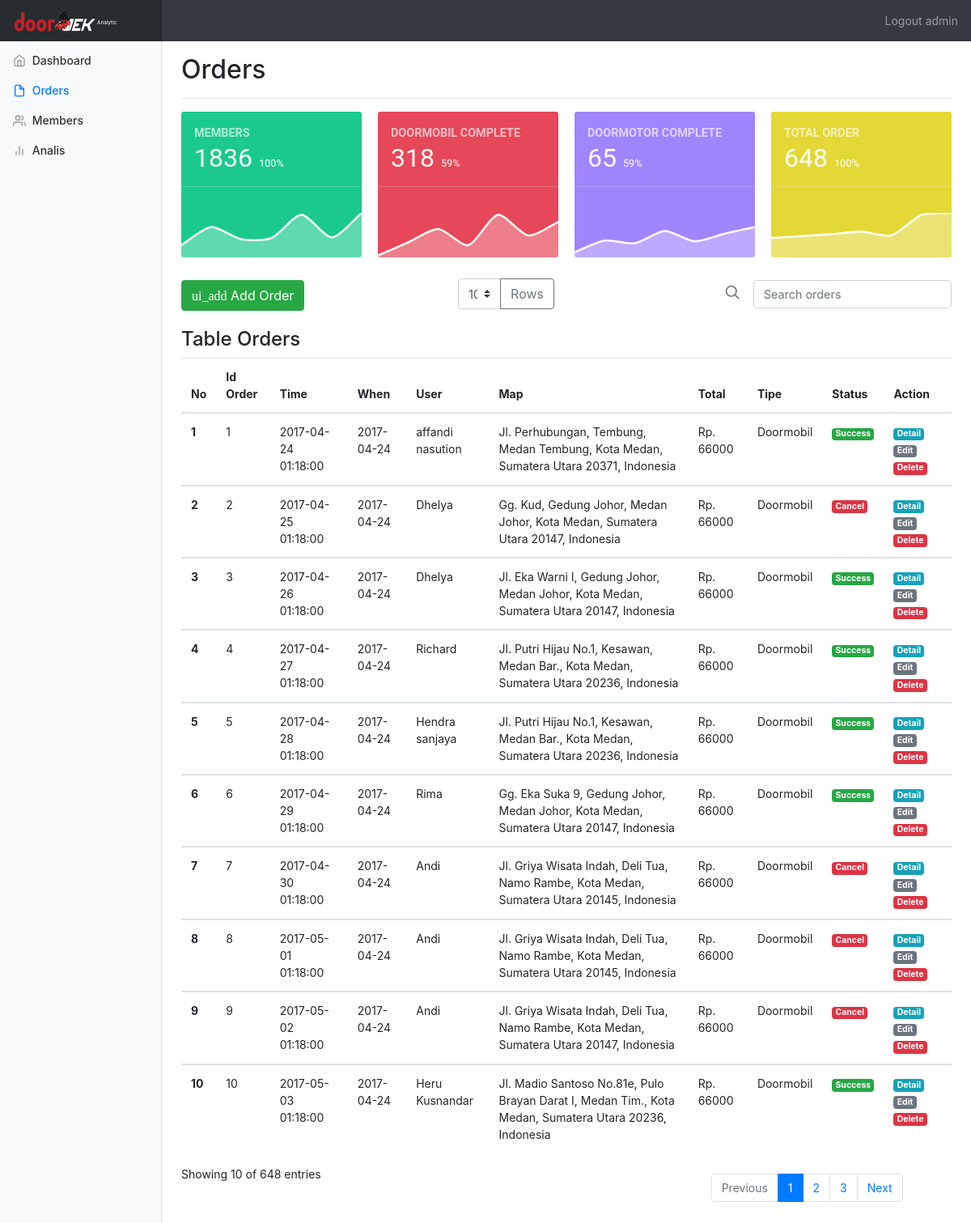
Screenshot of /admin/orders.php (signed in) with the database file from the repository.
### tables this page shows
CREATE TABLE `transaksi` (
  `id_order` int(8) NOT NULL,
  `id_member` int(8) NOT NULL,
  `id_produk` int(8) NOT NULL,
  `alamatorder` text NOT NULL,
  `note` text NOT NULL,
  `id_layanan` int(8) NOT NULL,
  `status` enum('1','3','4','') NOT NULL,
  `dateorder` date NOT NULL,
  `time` time NOT NULL,
  `total` int(50) NOT NULL,
  `id_vehicle` int(8) NOT NULL,
  `id_payment` int(8) NOT NULL,
  `createdate` timestamp NOT NULL DEFAULT CURRENT_TIMESTAMP ON UPDATE CURRENT_TIMESTAMP
);

CREATE TABLE `member` (
  `id_member` int(8) NOT NULL,
  `email` varchar(50) NOT NULL,
  `nama` varchar(256) NOT NULL,
  `alamat` varchar(256) NOT NULL,
  `nohp` char(16) NOT NULL,
  `createdatemember` timestamp NOT NULL DEFAULT CURRENT_TIMESTAMP ON UPDATE CURRENT_TIMESTAMP,
  `password` varchar(256) NOT NULL
);

CREATE TABLE `produk` (
  `id_produk` int(8) NOT NULL,
  `produk_name` varchar(50) NOT NULL,
  `produk_price` char(50) NOT NULL,
  `produk_time` int(50) NOT NULL,
  `id_layanan` int(208) NOT NULL
);

CREATE TABLE `layanan` (
  `id_layanan` int(8) NOT NULL,
  `layanan_name` varchar(11) NOT NULL
);

### admin/orders.php (the view, shortened to what this page needs)
<?php include "header.php";?>
<?php
$limit = 10;
$queryorder = mysqli_query($conn, "SELECT * FROM transaksi LEFT JOIN member ON member.id_member = transaksi.id_member INNER JOIN layanan ON layanan.id_layanan = transaksi.id_layanan INNER JOIN produk ON produk.id_produk = transaksi.id_produk ORDER BY transaksi.id_order LIMIT  $limit");
?>
    <div class="container-fluid">
      <div class="row">
        <nav class="col-md-2 d-none d-md-block bg-light sidebar">
          <div class="sidebar-sticky">
            <ul class="nav flex-column">
              <li class="nav-item">
                <a class="nav-link" href="index.php">
                  <span data-feather="home"></span>
                  Dashboard <span class="sr-only">(current)</span>
                </a>
              </li>
              <li class="nav-item">
                <a class="nav-link active" href="orders.php">
                  <span data-feather="file"></span>
                  Orders
                </a>
              </li>
              <li class="nav-item">
                <a class="nav-link" href="members.php">
                  <span data-feather="users"></span>
                  Members
                </a>
              </li>
              <li class="nav-item">
                <a class="nav-link" href="analis.php">
                  <span data-feather="bar-chart-2"></span>
                  Analis
                </a>
              </li>
            </ul>
          </div>
        </nav>
        <main role="main" class="col-md-9 ml-sm-auto col-lg-10 pt-3 px-4">
          <div class="d-flex justify-content-between flex-wrap flex-md-nowrap align-items-center pb-2 mb-3 border-bottom">
            <h1 class="h2">Orders</h1>
          </div>
          <div class="dh brg">
            <div class="eq fp afd amk asi">
              <div class="brh bpn"><iframe class="chartjs-hidden-iframe" tabindex="-1" style="display: block; overflow: hidden; border: 0px; margin: 0px; top: 0px; left: 0px; bottom: 0px; right: 0px; height: 100%; width: 100%; position: absolute; pointer-events: none; z-index: -1;"></iframe>
                <div class="ago">
                  <span class="bpi"><b>MEMBERS</b></span>
                  <h2 class="bph">
                   <?php echo $jumlahmember ; ?>
                    <small class="bpj bpk">
                    <?php
                      $persen = $jumlahmember /$jumlahmember;
                      $persen2 = round($persen *100);
                      echo $persen2.'%';
                    ?>
                    </small>
                  </h2>
                  <hr class="bpr aei">
                </div>
                <img src="../assets/img/download1.png" class="img-fluid" alt="Responsive image">
              </div>
            </div>
            <div class="eq fp afd amk asi">
              <div class="brh bpq"><iframe class="chartjs-hidden-iframe" tabindex="-1" style="display: block; overflow: hidden; border: 0px; margin: 0px; top: 0px; left: 0px; bottom: 0px; right: 0px; height: 100%; width: 100%; position: absolute; pointer-events: none; z-index: -1;"></iframe>
                <div class="ago">
                  <span class="bpi"><b>DOORMOBIL COMPLETE</b></span>
                  <h2 class="bph">
                    <?php echo $jumlahdoormobil; ?>
                    <small class="bpj bpl">
                      <?php
                      $persen = $jumlahdoormobil /$totaldoormobil;
                      $persen2 = round($persen *100);
                      echo $persen2;
                    ?>%
                    </small>
                  </h2>
                  <hr class="bpr aei">
                </div>
                <img src="../assets/img/download2.png" class="img-fluid" alt="Responsive image">
              </div>
            </div>
            <div class="eq fp afd amk asi">
              <div class="brh bpo"><iframe class="chartjs-hidden-iframe" tabindex="-1" style="display: block; overflow: hidden; border: 0px; margin: 0px; top: 0px; left: 0px; bottom: 0px; right: 0px; height: 100%; width: 100%; position: absolute; pointer-events: none; z-index: -1;"></iframe>
                <div class="ago">
                  <span class="bpi"><b>DOORMOTOR COMPLETE</b></span>
                  <h2 class="bph">
                    <?php echo $jumlahdoormotor; ?>
                    <small class="bpj bpk">
                    <?php
                      $persen = $jumlahdoormotor /$totaldoormotor;
                      $persen2 = round($persen *100);
                      echo $persen2;
                    ?>%
                    </small>
                  </h2>
                  <hr class="bpr aei">
                </div>
                <img src="../assets/img/download3.png"  class="img-fluid" alt="Responsive image">
              </div>
            </div>
            <div class="eq fp afd amk asi">
              <div class="brh bpp"><iframe class="chartjs-hidden-iframe" tabindex="-1" style="display: block; overflow: hidden; border: 0px; margin: 0px; top: 0px; left: 0px; bottom: 0px; right: 0px; height: 100%; width: 100%; position: absolute; pointer-events: none; z-index: -1;"></iframe>
                <div class="ago">
                  <span class="bpi"><b>TOTAL ORDER</b></span>
                  <h2 class="bph">
                    <?php echo $jumlahorder ; ?>
                    <small class="bpj bpl">
                    <?php
                      $persen = $jumlahorder/$jumlahorder;
                      $persen2 = round($persen *100);
                      echo $persen2;
                    ?>%
                    </small>
                  </h2>
                  <hr class="bpr aei">
                </div>
                <img src="../assets/img/download4.png" class="img-fluid" alt="Responsive image">
              </div>
            </div>
          </div>
<div class="row flex-nowrap justify-content-between align-items-center">
          <div class="col-4 pt-1">
            <a href="pilihmemberorder.php" ><button class="btn btn-success my-2 my-sm-0"><i class="icofont">ui_add</i> Add Order</button></a>
          </div>
          <div class="col-4 text-center">
          <form action="<?php $_SERVER['PHP_SELF'];?>" method="POST">
            <div class="input-group col col-lg-6">
            <select name="maxrows" class="custom-select" id="inputGroupSelect04">
              <option value="10">10</option>
            </select>
            <div class="input-group-append">
              <button name="maxrows2" class="btn btn-outline-secondary" type="submit">Rows</button>
            </div>
            </div>
          </form>
          </div>
          <form action="<?php $_SERVER['PHP_SELF'];?>" method="get" class="col-4 d-flex justify-content-end align-items-center">
            <a class="text-muted" href="#">
              <svg xmlns="http://www.w3.org/2000/svg" width="20" height="20" viewBox="0 0 24 24" fill="none" stroke="currentColor" stroke-width="2" stroke-linecap="round" stroke-linejoin="round" class="mx-3"><circle cx="10.5" cy="10.5" r="7.5"></circle><line x1="21" y1="21" x2="15.8" y2="15.8"></line></svg>
            </a>
            <input type="text" class="form-control bsx" name="search" placeholder="Search orders">
          </form>
</div>
<br>
          <h4>Table Orders</h4>
          <div class="table-responsive">
            <table class="table table-hover ">
              <thead class="">
                <tr>
                  <th>No</th>
                  <th>Id Order</th>
                  <th>Time</th>
                  <th>When</th>
                  <th>User</th>
                  <th>Map</th>
                  <th>Total</th>
                  <th>Tipe</th>
                  <th>Status</th>
                  <th>Action</th>
                </tr>
              </thead>
<?php
$i=1;
  while($order = mysqli_fetch_array($queryorder))
  {
                echo '<tbody>';
                echo '<tr>';
                  echo '<th scope="row">'.$i.'</th>';
                  echo '<td>' . $order['id_order'].'</td>';
                  echo '<td>' . $order['createdate'].'</td>';
                  echo '<td>' . $order['dateorder'].'</td>';
                  echo '<td>' . $order['nama'].'</td>';
                  echo '<td>' . $order['alamatorder'].'</td>';
                  echo '<td> Rp. ' . $order['produk_price'].'</td>';
                  echo '<td>' . $order['layanan_name'].'</td>';
                  if ($order['status'] == 1){
                    echo '<td><span class="badge badge-warning">OnProgress</span></td>';
                  } else if($order['status'] == 3) {
                    echo '<td><span class="badge badge-success">Success</span></td>';
                  } else {
                    echo '<td><span class="badge badge-danger">Cancel</span></td>';
                  }
                  echo '<td><a href="detailorder.php?code='.$order["id_order"].'" class="badge badge-info">Detail</a> <a href="editorder.php?editorder='.$order['id_order'].'" class="badge badge-secondary">Edit</a> <a href=d_order.php?code='.$order["id_order"].'" class="badge badge-danger">Delete</a></td>';
                echo '</tr>';
              echo '</tbody>';
              $i++;
  }
$jumlahsearch = mysqli_num_rows($queryorder);
?>
            </table>
          </div>
<div class="row">
  <div class="col-12 col-md-8">Showing <?php echo $jumlahsearch ; ?> of  <?php echo $jumlahorder ; ?> entries</div>
  <div class="col-6 col-md-4">
  <nav aria-label="...">
  <ul class="pagination">
    <li class="page-item disabled">
      <a class="page-link" href="#" tabindex="-1">Previous</a>
    </li>
    <li class="page-item active"><a class="page-link" href="#">1</a></li>
    <li class="page-item ">
      <a class="page-link" href="#">2 <span class="sr-only">(current)</span></a>
    </li>
    <li class="page-item"><a class="page-link" href="#">3</a></li>
    <li class="page-item">
      <a class="page-link" href="#">Next</a>
    </li>
  </ul>
</nav>
</div>
        </main>
      </div>
    </div>
  </body>
</html>

### admin/header.php (shortened to what this page needs)
<?php include"../config.php"; ?>
<?php
if(isset($_SESSION['userSession']) === true)
{
  $session_active = $_SESSION['userSession'];
  $sql = mysqli_query($conn, "SELECT * FROM admin WHERE email='$session_active'");
  $rows = mysqli_fetch_array($sql);
  $namaOn = $rows['nama'];
}
?>
<?php
$queryall = mysqli_query($conn, "SELECT * FROM member");
$jumlahmember = mysqli_num_rows($queryall);
?>
<?php
$queryorderall = mysqli_query($conn, "SELECT * FROM transaksi");
$jumlahorder = mysqli_num_rows($queryorderall);
?>
<?php
$querydoormotor2 = mysqli_query($conn, "SELECT * FROM transaksi WHERE id_layanan='2'");
$totaldoormotor = mysqli_num_rows($querydoormotor2);
$querydoormotor = mysqli_query($conn, "SELECT * FROM transaksi WHERE id_layanan='2' && status='3'");
$jumlahdoormotor = mysqli_num_rows($querydoormotor);
?>
<?php
$querydoormobil2 = mysqli_query($conn, "SELECT * FROM transaksi WHERE id_layanan='1'");
$totaldoormobil = mysqli_num_rows($querydoormobil2);
$querydoormobil = mysqli_query($conn, "SELECT * FROM transaksi WHERE id_layanan='1' && status='3'");
$jumlahdoormobil = mysqli_num_rows($querydoormobil);
?>
<!doctype html>
<html lang="en">
  <head>
    <link href="../assets/css/bootstrap.min.css" rel="stylesheet">
    <link rel="stylesheet" href="../assets/icofont/css/icofont.min.css">
    <link href="../dashboard.css" rel="stylesheet">
  </head>
  <body>
    <nav class="navbar navbar-dark sticky-top bg-dark flex-md-nowrap p-0">
      <a class="navbar-brand col-sm-3 col-md-2 mr-0" href="index.php"><img src="../assets/img/logo.png"><small>Analytic</small></a>
      <ul class="navbar-nav px-3">
        <li class="nav-item text-nowrap">
          <a class="nav-link" href="logout.php">Logout <?php echo $namaOn;?></a>
        </li>
      </ul>
    </nav>

### dashboard.css (style rules this page uses)
body { font-size: .875rem; }
.feather { width: 16px; height: 16px; vertical-align: text-bottom; }
.sidebar { position: fixed; top: 0; bottom: 0; left: 0; z-index: 100; padding: 0; box-shadow: inset -1px 0 0 rgba(0, 0, 0, .1); }
.sidebar-sticky { position: -webkit-sticky; position: sticky; top: 48px; height: calc(100vh - 48px); padding-top: .5rem; overflow-x: hidden; overflow-y: auto; }
.sidebar .nav-link { font-weight: 500; color: #333; }
.sidebar .nav-link .feather { margin-right: 4px; color: #999; }
.sidebar .nav-link.active { color: #007bff; }
.sidebar .nav-link:hover .feather, .sidebar .nav-link.active .feather { color: inherit; }
.navbar-brand { padding-top: .75rem; padding-bottom: .75rem; font-size: 1rem; background-color: rgba(0, 0, 0, .25); box-shadow: inset -1px 0 0 rgba(0, 0, 0, .25); }
.border-bottom { border-bottom: 1px solid #e5e5e5; }
small { font-size: 40%; }
small, .cr { font-size: 40%; font-weight: 400; }
.eq { -webkit-box-flex: 0; -ms-flex: 0 0 50%; flex: 0 0 50%; max-width: 50%; }
.fp { -webkit-box-flex: 0; -ms-flex: 0 0 25%; flex: 0 0 25%; max-width: 25%; }
.afd, .afa { margin-bottom: 1rem !important; }
.amk, .amh { margin-bottom: 1.5rem !important; }
.dk, .dl, .dm, .dn, .do, .dp, .dq, .dr, .ds, .dt, .du, .dv, .dj, .dw, .dx, .dy, .dz, .ea, .eb, .ec, .ed, .ee, .ef, .eg, .eh, .ei, .ej, .ek, .el, .em, .en, .eo, .ep, .eq, .er, .es, .et, .eu, .ev, .ew, .ex, .ey, .ez, .fa, .fb, .fc, .fd, .fe, .ff, .fg, .fh, .fi, .fj, .fk, .fl, .fm, .fn, .fo, .fp, .fq, .fr, .fs, .ft, .fu, .fv, .fw, .fx, .fy, .fz, .ga { position: relative; min-height: 1px; padding-right: 10px; padding-left: 10px; }
.bpn { background-color: rgb(27, 201, 142); }
.bpm, .bpn, .bpo, .bpp, .bpq { color: rgb(255, 255, 255); border-radius: 3px; font-family: Roboto, "Helvetica Neue", Helvetica, Arial, sans-serif; font-size: 0.9rem; font-weight: 300; line-height: 1.5; color: rgb(0, 0, 0); text-align: left; -webkit-tap-highlight-color: transparent; }
.ago { padding: 1rem !important; padding-top: 1rem !important; padding-right: 1rem !important; padding-bottom: 1rem !important; padding-left: 1rem !important; }
div { display: block; }
.bpm, .bpn, .bpo, .bpp, .bpq { color: rgb(255, 255, 255); border-radius: 3px; border-top-left-radius: 3px; border-top-right-radius: 3px; border-bottom-right-radius: 3px; border-bottom-left-radius: 3px; }
.dh { display: flex; flex-wrap: wrap; margin-right: -10px; margin-left: -10px; }
.bpm, .bpn, .bpo, .bpp, .bpq { color: #fff; border-radius: 3px; }
.bpm .bpl, .bpm .bpk, .bpm .bph, .bpn .bpl, .bpn .bpk, .bpn .bph, .bpo .bpl, .bpo .bpk, .bpo .bph, .bpp .bpl, .bpp .bpk, .bpp .bph, .bpq .bpl, .bpq .bpk, .bpq .bph { font-weight: normal; color: inherit; }
.bpm .bpi, .bpn .bpi, .bpo .bpi, .bpp .bpi, .bpq .bpi { font-weight: normal; color: rgba(255, 255, 255, 0.65); }
.bpm .bpr, .bpn .bpr, .bpo .bpr, .bpp .bpr, .bpq .bpr { margin-left: -1rem; margin-right: -1rem; border-top-color: rgba(255, 255, 255, 0.2); }
.bpn { background-color: #1BC98E; }
.bpo { background-color: #9F86FF; }
.bpp { background-color: #E4D836; }
.bpq { background-color: #E64759; }
*::before, *::after { box-sizing: border-box; }
input, textarea, select, button, meter, progress { -webkit-writing-mode: horizontal-tb !important; }
.form-control { display: block; width: 100%; padding: 0.375rem 0.75rem; font-size: 0.9rem; line-height: 1.5; color: #495057; background-color: #fff; background-clip: padding-box; border: 1px solid #ced4da; border-radius: 0.25rem; -webkit-transition: border-color 0.15s ease-in-out, box-shadow 0.15s ease-in-out; transition: border-color 0.15s ease-in-out, box-shadow 0.15s ease-in-out; }
button, input, optgroup, select, textarea { font-family: inherit; }
.page-item { float: right; margin-top: 10px; margin-bottom: 10px; }

### rows the page displays
transaksi: id_order "1", createdate "2017-04-24 01:18:00", dateorder "2017-04-24", id_member.nama "affandi nasution", alamatorder "Jl. Perhubungan, Tembung, Medan Tembung, Kota Medan, Sumatera Utara 20371, Indonesia", id_produk.produk_price "66000", id_layanan.layanan_name "Doormobil", status "Success"
transaksi: id_order "2", createdate "2017-04-25 01:18:00", dateorder "2017-04-24", id_member.nama "Dhelya", alamatorder "Gg. Kud, Gedung Johor, Medan Johor, Kota Medan, Sumatera Utara 20147, Indonesia", id_produk.produk_price "66000", id_layanan.layanan_name "Doormobil", status "Cancel"
transaksi: id_order "3", createdate "2017-04-26 01:18:00", dateorder "2017-04-24", id_member.nama "Dhelya", alamatorder "Jl. Eka Warni I, Gedung Johor, Medan Johor, Kota Medan, Sumatera Utara 20147, Indonesia", id_produk.produk_price "66000", id_layanan.layanan_name "Doormobil", status "Success"
transaksi: id_order "4", createdate "2017-04-27 01:18:00", dateorder "2017-04-24", id_member.nama "Richard", alamatorder "Jl. Putri Hijau No.1, Kesawan, Medan Bar., Kota Medan, Sumatera Utara 20236, Indonesia", id_produk.produk_price "66000", id_layanan.layanan_name "Doormobil", status "Success"
transaksi: id_order "5", createdate "2017-04-28 01:18:00", dateorder "2017-04-24", id_member.nama "Hendra sanjaya", alamatorder "Jl. Putri Hijau No.1, Kesawan, Medan Bar., Kota Medan, Sumatera Utara 20236, Indonesia", id_produk.produk_price "66000", id_layanan.layanan_name "Doormobil", status "Success"
transaksi: id_order "6", createdate "2017-04-29 01:18:00", dateorder "2017-04-24", id_member.nama "Rima", alamatorder "Gg. Eka Suka 9, Gedung Johor, Medan Johor, Kota Medan, Sumatera Utara 20147, Indonesia", id_produk.produk_price "66000", id_layanan.layanan_name "Doormobil", status "Success"
transaksi: id_order "7", createdate "2017-04-30 01:18:00", dateorder "2017-04-24", id_member.nama "Andi", alamatorder "Jl. Griya Wisata Indah, Deli Tua, Namo Rambe, Kota Medan, Sumatera Utara 20145, Indonesia", id_produk.produk_price "66000", id_layanan.layanan_name "Doormobil", status "Cancel"
transaksi: id_order "8", createdate "2017-05-01 01:18:00", dateorder "2017-04-24", id_member.nama "Andi", alamatorder "Jl. Griya Wisata Indah, Deli Tua, Namo Rambe, Kota Medan, Sumatera Utara 20145, Indonesia", id_produk.produk_price "66000", id_layanan.layanan_name "Doormobil", status "Cancel"
transaksi: id_order "9", createdate "2017-05-02 01:18:00", dateorder "2017-04-24", id_member.nama "Andi", alamatorder "Jl. Griya Wisata Indah, Deli Tua, Namo Rambe, Kota Medan, Sumatera Utara 20147, Indonesia", id_produk.produk_price "66000", id_layanan.layanan_name "Doormobil", status "Cancel"
transaksi: id_order "10", createdate "2017-05-03 01:18:00", dateorder "2017-04-24", id_member.nama "Heru Kusnandar", alamatorder "Jl. Madio Santoso No.81e, Pulo Brayan Darat I, Medan Tim., Kota Medan, Sumatera Utara 20236, Indonesia", id_produk.produk_price "66000", id_layanan.layanan_name "Doormobil", status "Success"

### other values shown
$namaOn "admin"
$jumlahmember "1836"
$persen2 "100"
$jumlahdoormobil "318"
$persen2 "59"
$jumlahdoormotor "65"
$jumlahorder "648"
$jumlahsearch "10"
